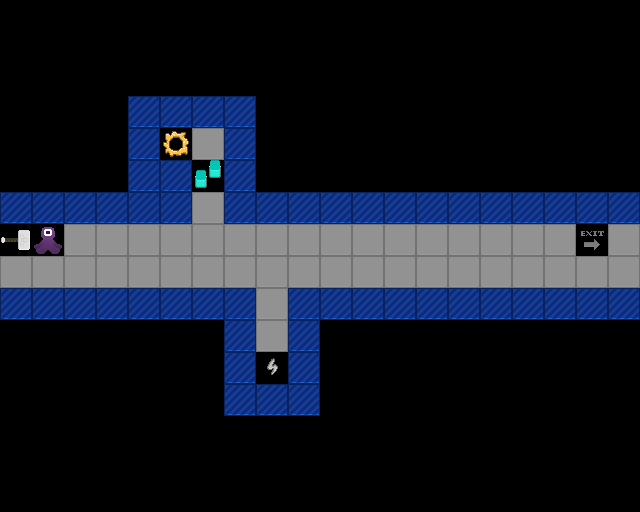

A 2D game scene composited from a Tiled map and its tileset images. What follows is a short description and the map's XML, with every tile layer's data as written:
An orthogonal 20x16 tile map with 32x32 px tiles, 1 tile layer (Tile Layer 1).

<map version="1.5" tiledversion="1.7.0" orientation="orthogonal" renderorder="right-down" width="20" height="16" tilewidth="32" tileheight="32" infinite="0" nextlayerid="2" nextobjectid="1">
 <tileset firstgid="1" source="project-mjolnir.tsx" />
 <layer id="1" name="Tile Layer 1" width="20" height="16">
  <data encoding="csv">
0,0,0,0,0,0,0,0,0,0,0,0,0,0,0,0,0,0,0,0,
0,0,0,0,0,0,0,0,0,0,0,0,0,0,0,0,0,0,0,0,
0,0,0,0,0,0,0,0,0,0,0,0,0,0,0,0,0,0,0,0,
0,0,0,0,4,4,4,4,0,0,0,0,0,0,0,0,0,0,0,0,
0,0,0,0,4,2,3,4,0,0,0,0,0,0,0,0,0,0,0,0,
0,0,0,0,4,4,6,4,0,0,0,0,0,0,0,0,0,0,0,0,
4,4,4,4,4,4,3,4,4,4,4,4,4,4,4,4,4,4,4,4,
49,50,3,3,3,3,3,3,3,3,3,3,3,3,3,3,3,3,8,3,
3,3,3,3,3,3,3,3,3,3,3,3,3,3,3,3,3,3,3,3,
4,4,4,4,4,4,4,4,3,4,4,4,4,4,4,4,4,4,4,4,
0,0,0,0,0,0,0,4,3,4,0,0,0,0,0,0,0,0,0,0,
0,0,0,0,0,0,0,4,9,4,0,0,0,0,0,0,0,0,0,0,
0,0,0,0,0,0,0,4,4,4,0,0,0,0,0,0,0,0,0,0,
0,0,0,0,0,0,0,0,0,0,0,0,0,0,0,0,0,0,0,0,
0,0,0,0,0,0,0,0,0,0,0,0,0,0,0,0,0,0,0,0,
0,0,0,0,0,0,0,0,0,0,0,0,0,0,0,0,0,0,0,0
</data>
 </layer>
</map>
